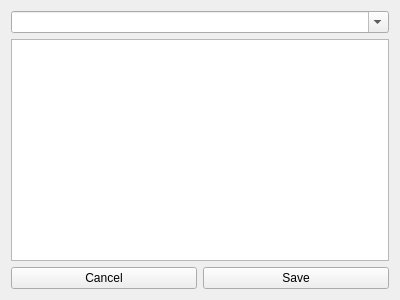
<?xml version="1.0" encoding="UTF-8"?>
<ui version="4.0">
 <class>OntolisCategoryWidget</class>
 <widget class="QWidget" name="OntolisCategoryWidget">
  <property name="geometry">
   <rect>
    <x>0</x>
    <y>0</y>
    <width>400</width>
    <height>300</height>
   </rect>
  </property>
  <property name="windowTitle">
   <string>Form</string>
  </property>
  <layout class="QVBoxLayout" name="verticalLayout">
   <item>
    <widget class="QComboBox" name="categoryComboBox">
     <property name="editable">
      <bool>true</bool>
     </property>
    </widget>
   </item>
   <item>
    <widget class="QPlainTextEdit" name="categoryTextEdit"/>
   </item>
   <item>
    <layout class="QHBoxLayout" name="horizontalLayout">
     <item>
      <widget class="QPushButton" name="cancelButton">
       <property name="text">
        <string>Cancel</string>
       </property>
      </widget>
     </item>
     <item>
      <widget class="QPushButton" name="saveButton">
       <property name="text">
        <string>Save</string>
       </property>
      </widget>
     </item>
    </layout>
   </item>
  </layout>
 </widget>
 <resources/>
 <connections/>
</ui>
